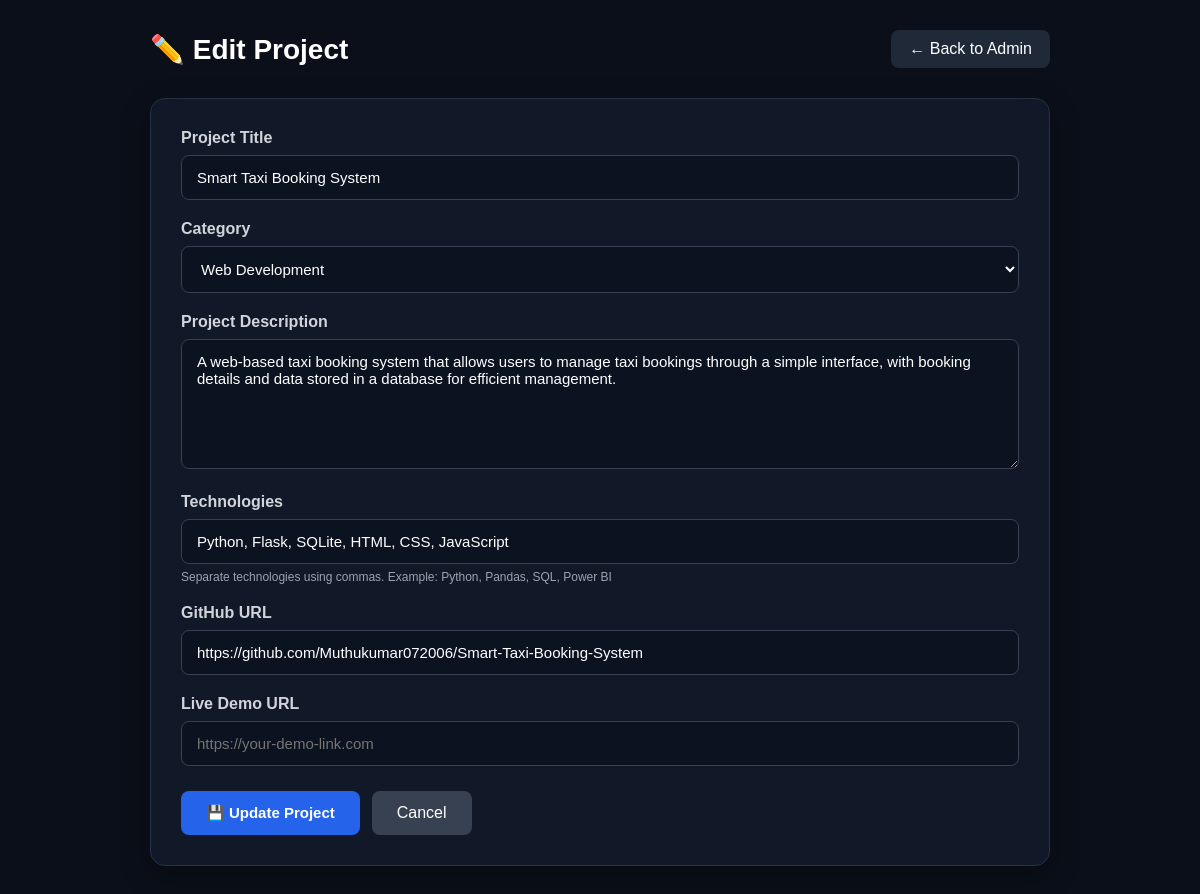
Screenshot of /edit-project/4 (signed in) with the database file from the repository.
### tables this page shows
CREATE TABLE projects (
            id INTEGER PRIMARY KEY AUTOINCREMENT,
            title TEXT NOT NULL,
            category TEXT NOT NULL,
            desc TEXT NOT NULL,
            tech TEXT NOT NULL,
            github TEXT,
            demo TEXT
        );

### app.py (the view)
@app.route('/edit-project/<int:project_id>', methods=['GET'])
def edit_project(project_id):
    if not is_logged_in():
        return redirect(url_for('login'))
    conn = get_db_connection()
    cursor = conn.cursor()
    cursor.execute(
        '''
        SELECT
            id,
            title,
            category,
            desc,
            tech,
            github,
            demo
        FROM projects
        WHERE id = ?
        ''',
        (project_id,)
    )
    project = cursor.fetchone()
    conn.close()
    if not project:
        flash('Project not found!')
        return redirect(url_for('admin'))
    return render_template(
        'edit_project.html',
        project=project
    )

### app.py (called while the page is built)
def get_db_connection():
    conn = sqlite3.connect(DB_PATH)
    conn.row_factory = sqlite3.Row
    return conn

def is_logged_in():
    return session.get('logged_in', False)

### templates/edit_project.html (shortened to what this page needs)
<!DOCTYPE html>
<html lang="en">
<head>
</head>
<body>
<div class="container">
    <div class="header">
        <h1>✏️ Edit Project</h1>
        <a href="{{ url_for('admin') }}" class="back-btn">
            ← Back to Admin
        </a>
    </div>
    <div class="card">
        <form method="POST"
              action="{{ url_for('update_project', project_id=project[0]) }}">
            <div class="form-group">
                <label for="title">Project Title</label>
                <input
                    type="text"
                    id="title"
                    name="title"
                    value="{{ project[1] }}"
                    required
                >
            </div>
            <div class="form-group">
                <label for="category">Category</label>
                <select id="category" name="category" required>
                    <option value="Web Development"
                        {% if project[2] == 'Web Development' %}selected{% endif %}>
                        Web Development
                    </option>
                </select>
            </div>
            <div class="form-group">
                <label for="desc">Project Description</label>
                <textarea
                    id="desc"
                    name="desc"
                    required
                >{{ project[3] }}</textarea>
            </div>
            <div class="form-group">
                <label for="tech">Technologies</label>
                <input
                    type="text"
                    id="tech"
                    name="tech"
                    value="{{ project[4] }}"
                    required
                >
                <div class="help-text">
                    Separate technologies using commas.
                    Example: Python, Pandas, SQL, Power BI
                </div>
            </div>
            <div class="form-group">
                <label for="github">GitHub URL</label>
                <input
                    type="url"
                    id="github"
                    name="github"
                    value="{{ project[5] or '' }}"
                    placeholder="https://github.com/username/project"
                >
            </div>
            <div class="form-group">
                <label for="demo">Live Demo URL</label>
                <input
                    type="url"
                    id="demo"
                    name="demo"
                    value="{{ project[6] or '' }}"
                    placeholder="https://your-demo-link.com"
                >
            </div>
            <div class="buttons">
                <button type="submit" class="update-btn">
                    💾 Update Project
                </button>
                <a href="{{ url_for('admin') }}" class="cancel-btn">
                    Cancel
                </a>
            </div>
        </form>
    </div>
</div>
</body>
</html>

### templates/edit_project.html (style rules this page uses)
* { margin: 0; padding: 0; box-sizing: border-box; font-family: Arial, sans-serif; }
body { background: #0b0f19; color: #ffffff; min-height: 100vh; padding: 30px; }
.container { max-width: 900px; margin: auto; }
.header { display: flex; justify-content: space-between; align-items: center; margin-bottom: 30px; }
.header h1 { font-size: 28px; }
.back-btn { text-decoration: none; color: #fff; background: #1f2937; padding: 10px 18px; border-radius: 8px; }
.card { background: #111827; border: 1px solid #273244; border-radius: 15px; padding: 30px; box-shadow: 0 10px 30px rgba(0,0,0,0.3); }
.form-group { margin-bottom: 20px; }
label { display: block; margin-bottom: 8px; font-weight: bold; color: #d1d5db; }
input, textarea, select { width: 100%; padding: 13px 15px; background: #0b1220; color: #ffffff; border: 1px solid #374151; border-radius: 8px; outline: none; font-size: 15px; }
textarea { min-height: 130px; resize: vertical; }
.help-text { font-size: 12px; color: #9ca3af; margin-top: 6px; }
.buttons { display: flex; gap: 12px; margin-top: 25px; }
.update-btn { border: none; background: #2563eb; color: white; padding: 13px 25px; border-radius: 8px; cursor: pointer; font-size: 15px; font-weight: bold; }
.cancel-btn { text-decoration: none; background: #374151; color: white; padding: 13px 25px; border-radius: 8px; }

### rows the page displays
projects: title "Smart Taxi Booking System", category "Web Development", desc "A web-based taxi booking system that allows users to manage taxi bookings through a simple interface, with booking details and data stored in a database for efficient management.", tech "Python, Flask, SQLite, HTML, CSS, JavaScript", github "https://github.com/Muthukumar072006/Smart-Taxi-Booking-System"
